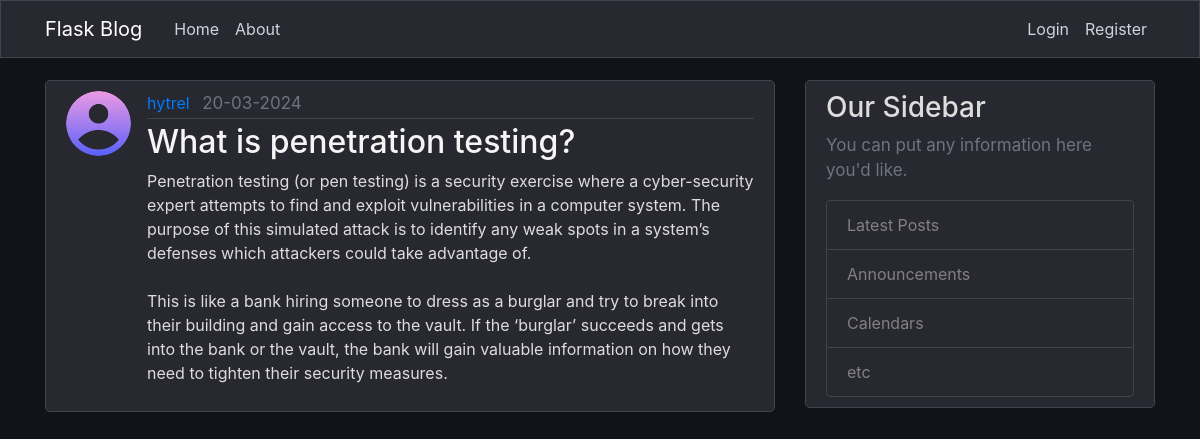
Page /post/13 on the committed database.
### Flask/flaskblog/models.py (models this page shows, shortened)
class User(db.Model, UserMixin):
    id = db.Column(db.Integer, primary_key=True)
    username = db.Column(db.String(20), unique=True, nullable=False)
    email = db.Column(db.String(120), unique=True, nullable=False)
    image_file = db.Column(db.String(20), nullable=False, default='default.jpg')
    password = db.Column(db.String(60), nullable=False)
    posts = db.relationship('Post', backref='author', lazy=True)

class Post(db.Model):
    id = db.Column(db.Integer, primary_key=True)
    title = db.Column(db.String(100), nullable=False)
    date_posted = db.Column(db.DateTime, nullable=False, default=datetime.utcnow)
    content = db.Column(db.Text, nullable=False)
    user_id = db.Column(db.Integer, db.ForeignKey('user.id'), nullable=False)

### Flask/flaskblog/routes.py (the view)
@main_routes.route("/post/<int:post_id>")
def post(post_id):
    post = Post.query.get_or_404(post_id)
    return render_template("post.html", title=post.title, post=post)

### Flask/flaskblog/templates/post.html (shortened to what this page needs)
{% extends "layout.html" %}
{% block content %}
<article class="media content-section">
    <img class="rounded-circle article-img"
         src="{{ url_for('static', filename='profile_pics/' + post.author.image_file) }}">
    <div class="media-body">
        <div class="article-metadata">
            <a class="mr-2" href="{{ url_for('main_routes.user_post', username=post.author.username) }}">{{
                post.author.username }}</a>
            <small class="text-muted">{{ post.date_posted.strftime('%d-%m-%Y') }}</small>
        </div>
        <h2 class="article-title">{{ post.title }}</h2>
        <p class="article-content">{{ post.content }}</p>
    </div>
</article>
{% endblock content %}

### Flask/flaskblog/static/main.css (style rules this page uses)
body { background: #121219; color: #dddddd; margin-top: 5rem; }
h1, h2, h3, h4, h5, h6 { color: #DDDDDD; }
.content-section { background: #282830; padding: 10px 20px; border: 1px solid #282830; border-radius: 5px; margin-bottom: 20px; }
.article-title { color: #F5F5F5; }
.article-content { white-space: pre-line; }
.article-img { height: 65px; width: 65px; margin-right: 16px; }
.article-metadata { padding-bottom: 1px; margin-bottom: 4px; border-bottom: 1px solid #444444; }
.text-muted { font-size:17px; }
.content-section { border: 1px solid #444450; }

### rows in the picture
User: image_file (placeholder picture), author.username "hytrel"
Post: date_posted "20-03-2024", title "What is penetration testing?", content "Penetration testing (or pen testing) is a security exercise where a cyber-security expert attempts to find and exploit vulnerabilities in a computer system. The purpose of this simulated attack is to identify any weak spots in a system’s defenses which attackers could take advantage of. This is like a bank hiring someone to dress as a burglar and try to break into their building and gain access to the vault. If the ‘burglar’ succeeds and gets into the bank or the vault, the bank will gain valuable information on how they need to tighten their security measures."
